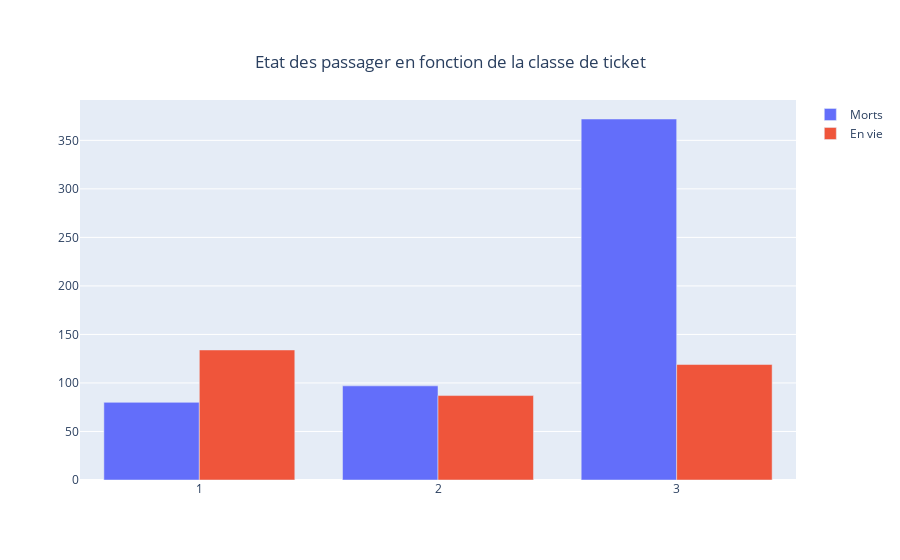

The notebook cell this image was saved under:
### Code cell
labels1 = train.Pclass[train.Survived == 0].groupby(train.Pclass).count().index
labels2 = train.Pclass[train.Survived == 1].groupby(train.Pclass).count().index
values1 = train.Pclass[train.Survived == 0].groupby(train.Pclass).count().values
values2 = train.Pclass[train.Survived == 1].groupby(train.Pclass).count().values


fig2 = go.Figure(data=[
    go.Bar(name='Morts', x=labels1, y=values1),
    go.Bar(name='En vie', x=labels2, y=values2)
])

title = "Etat des passager en fonction de la classe de ticket"
# Change the bar mode
fig2.update_layout(title={'text' : title, 'y':0.9, 'x':0.5, 'xanchor': 'center', 'yanchor': 'top'}, barmode='group')
fig2.show()

### Figure 1 — Plotly figure (JSON) as saved in the notebook; plotly's stock layout.template omitted (floating-point values rounded to 4 significant figures)
{"data": [{"name": "Morts", "type": "bar", "x": [1, 2, 3], "y": [80, 97, 372]}, {"name": "En vie", "type": "bar", "x": [1, 2, 3], "y": [134, 87, 119]}], "layout": {"barmode": "group", "title": {"text": "Etat des passager en fonction de la classe de ticket", "x": 0.5, "xanchor": "center", "y": 0.9, "yanchor": "top"}}}
